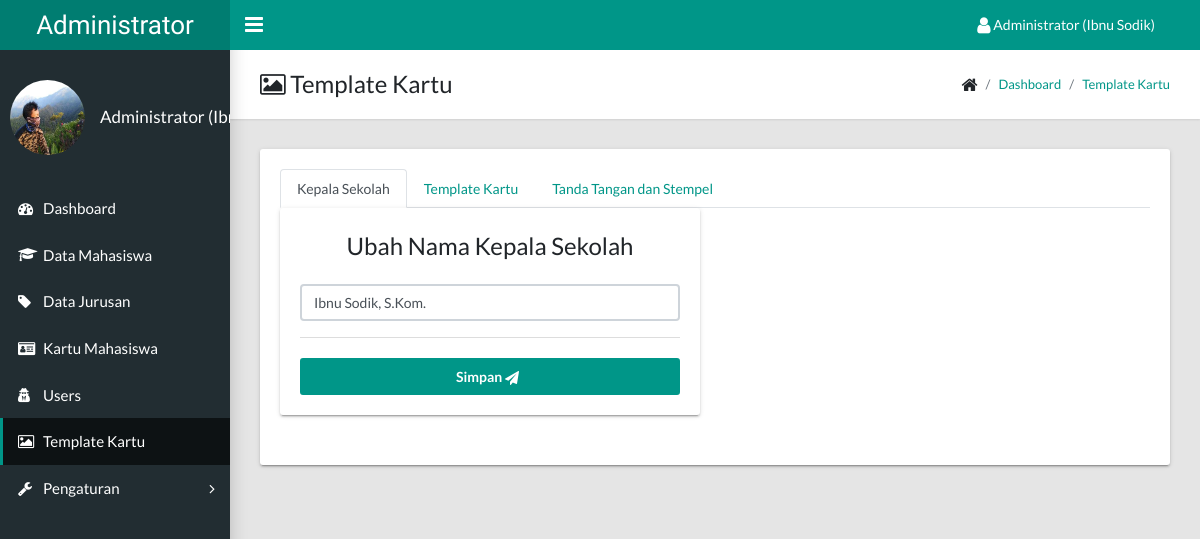
Screenshot of /admin/index.php?page=template (signed in) with the database file from the repository.
### tables this page shows
CREATE TABLE `tb_user` (
  `id_user` int(11) NOT NULL,
  `username` varchar(50) NOT NULL,
  `email` varchar(50) NOT NULL,
  `password` varchar(255) NOT NULL,
  `full_name` varchar(50) NOT NULL,
  `foto` varchar(100) DEFAULT NULL,
  `level` int(11) NOT NULL DEFAULT 2
);

CREATE TABLE `tb_template` (
  `id_template` int(11) NOT NULL,
  `front_template` varchar(100) NOT NULL,
  `beck_template` varchar(100) NOT NULL,
  `nama_kepsek` varchar(50) NOT NULL,
  `tanda_tangan` varchar(50) NOT NULL,
  `stempel` varchar(50) NOT NULL
);

### library/f_baseUrl.php (called while the page is built)
<?php
function base_url($url = null){
	$base_url = "http://localhost/sikatam";
	if ($url != null) {
		return $base_url."/".$url;
	}else{
		return $base_url;
	}
}
 ?>

### admin/pages/template/data.php (the view, shortened to what this page needs)
<?php
$sql = $mysqli->query("SELECT * FROM tb_template ORDER BY id_template ASC LIMIT 1");
$data = mysqli_fetch_array($sql);
?>
<div class="app-title">
	<div>
		<h1><i class="fa fa-image"></i> Template Kartu</h1>
	</div>
	<ul class="app-breadcrumb breadcrumb">
		<li class="breadcrumb-item"><i class="fa fa-home fa-lg"></i></li>
		<li class="breadcrumb-item"><a href="?page=dashboard">Dashboard</a></li>
		<li class="breadcrumb-item"><a href="javascript:void(0)">Template Kartu</a></li>
	</ul>
</div>
		<div class="tile">
			<div class="bs-component">
				<ul class="nav nav-tabs">
					<?php if(!empty($data['nama_kepsek'])): ?>
						<li class="nav-item"><a class="nav-link active" data-toggle="tab" href="#kepsek2">Kepala Sekolah</a></li>
						<li class="nav-item"><a class="nav-link" data-toggle="tab" href="#kartu">Template Kartu</a></li>
						<li class="nav-item"><a class="nav-link" data-toggle="tab" href="#ttds">Tanda Tangan dan Stempel</a></li>
					<?php endif; ?>
				</ul>
				<div class="tab-content" id="myTabContent">
					<?php if(!empty($data['nama_kepsek'])): ?>
							<div class="tab-pane fade active show" id="kepsek2">
								<div class="row">
									<div class="col-md-6 col-xs-12 text-center">
										<div class="tile">
											<form method="POST" action="">
												<div class="tile-body">
													<div class="form-group">
														<label for="nama_kepsek2" class="control-label tile-title">Ubah Nama Kepala Sekolah</label>
														<input type="text" name="nama_kepsek2" id="nama_kepsek2" class="form-control" required autofocus autocomplete="false" value="<?= $data['nama_kepsek'] ?>" placeholder="Ibnu Sodik, S.Kom.">
													</div>
												</div>
												<div class="tile-footer">
													<button type="submit" name="ubah_kepsek" class="btn-block btn btn-primary">Simpan <i class="fa fa-send"></i></button>
												</div>
											</form>
										</div>
									</div>
								</div>
							</div>
						<?php endif; ?>
					</div>
				</div>
			</div>

### admin/header.php (shortened to what this page needs)
<?php
include '../library/config.php';
include '../library/f_baseUrl.php';
$id_user = $_SESSION['id_user'];
$sql = $mysqli->query("SELECT * FROM tb_user WHERE id_user = '$id_user'");
$user = mysqli_fetch_array($sql);
?>
<!DOCTYPE html>
<html lang="en">
<head>
  <link rel="stylesheet" type="text/css" href="<?= base_url('assets/css/main.css'); ?>">
  <link rel="stylesheet" type="text/css" href="<?= base_url('assets/css/dropify.min.css'); ?>">
  <link rel="stylesheet" type="text/css" href="<?= base_url('assets/css/sweetalert2.css'); ?>">
  <link rel="stylesheet" type="text/css" href="<?= base_url('assets/font-awesome-4.7.0/css/font-awesome.min.css'); ?>">
  <link href="<?= base_url() ?>/assets/summernote/summernote-bs4.min.css" rel="stylesheet" />
</head>
<body class="app sidebar-mini">
  <header class="app-header"><a class="app-header__logo" href="<?= base_url('admin') ?>">Administrator</a>
    <a class="app-sidebar__toggle" href="#" data-toggle="sidebar" aria-label="Hide Sidebar"></a>
    <ul class="app-nav">
      <li class="dropdown"><a class="app-nav__item" href="javascript:void(0)" style="text-decoration: none;" data-toggle="dropdown" aria-label="Open Profile Menu"><i class="fa fa-user fa-lg"></i> <?= $user['full_name']; ?></a>
      </li>
    </ul>
  </header>
    <aside class="app-sidebar">
      <div class="app-sidebar__user">
        <?php
        $file = file_exists(base_url('images/thumbs/user/'.$user['foto']));
        if(!$file && !empty($user['foto'])):
         ?>
         <img class="app-sidebar__user-avatar" src="<?= base_url('images/thumbs/user/'.$user['foto']) ?>" alt="<?= $user['full_name']; ?>"><?php else: ?>
         <i class="fa fa-user-secret fa-lg "></i>&nbsp;
       <?php endif; ?>
       <div>
        <p class="app-sidebar__user-name"><?= $user['full_name']; ?></p>
      </div>
    </div>
    <?php include 'menu.php'; ?>
  </aside>
  <main class="app-content">

### rows the page displays
tb_user: full_name "Administrator (Ibnu Sodik)", foto (picture), full_name "Administrator…"
tb_template: nama_kepsek2 "Ibnu Sodik, S.Kom."
